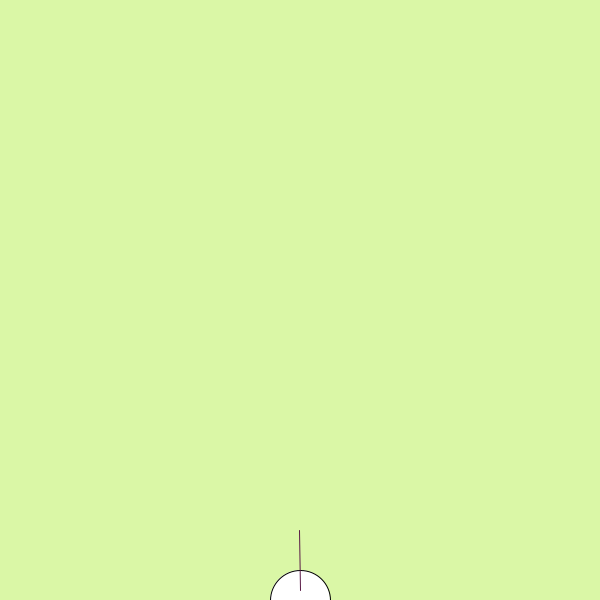
Frame 1 (no input)
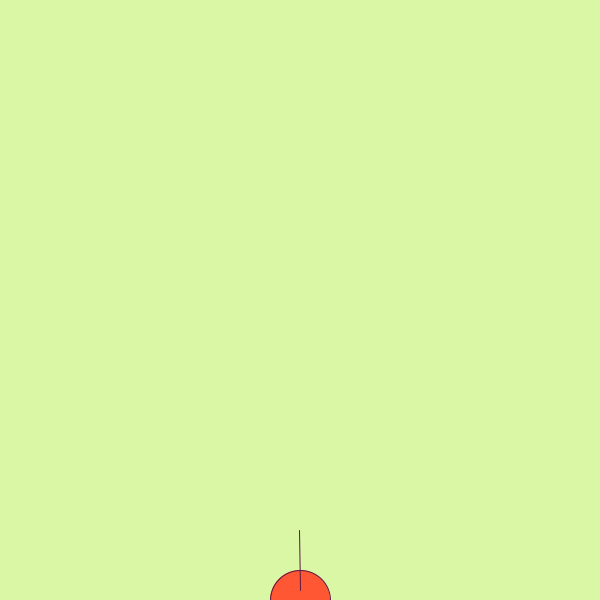
Frame 60 (the mouse pressed at the canvas centre just before this capture)
Frame 120 (the mouse held since frame 60 and released just before this capture): identical to frame 60, image omitted

The Processing sketch that drew these frames (run headless with seeded random() and noise(); from frame 60 on, the mouse is pressed at the canvas centre):

// Processing sketch: Buble_shooter
// ── Buble_shooter.pde
PVector pos, pos_canon;
float x, y, radio_elipse, dt, vel, dx, dy;
boolean disp;
float ang;
 
void setup() {
  size(600,600);
  radio_elipse = 60; // Radio de la base del cañón
  pos = new PVector(0,0);
  ang = -HALF_PI; // ángulo
  dt = 0.1;
  vel = 0.01; // Velocidad del disparo
  pos_canon = new PVector(); // Posición del extremo del cañón
  // Posición base del disparo
  dx = 0.0;
  dy = 0.0;
  disp = false; // Booleano del disparo
}
void draw() { 
  background(218, 247, 166);
   
  // Base del cañón
  ellipse (width / 2, height, radio_elipse, radio_elipse);
  stroke (88, 24, 69); // Borde de la elipse
  fill (255, 87, 51); // Relleno elipse
   
  // Movimiento del cañón
  pos_canon.x = radio_elipse * cos(ang);
  pos_canon.y = radio_elipse * sin(ang);
  // Posición del cañón
  translate(width / 2, height - 10);
  line(0, 0, pos_canon.x, pos_canon.y); // Cañón
  stroke (88, 24, 69); // Borde
  
  // Disparar
  if (disp == true){
    // Formato del disparo
    ellipse(dx, dy, 15, 15);
    stroke (88, 24, 69); // Borde de la elipse
    fill (255, 87, 51); // Relleno elipse
    // Cambio de posición del disparo
    dx += vel * dt + pos.x;
    dy += vel * dt + pos.y; 
  }
}

void keyPressed() {
  // Disparar
  if (key == ' ') {
    disp = true;
    // Reestablecer la posición inicial del disparo
    dx = 0.0;
    dy = 0.0;
    // Velocidad del disparo
    pos.x = pos_canon.x / 4;
    pos.y = pos_canon.y / 4;
  }
  // Mover cañón hacia la derecha
  if (keyCode == RIGHT) {
    // Evitar que apunte a zonas fuera de la pantalla
    if (ang < 0)
      ang += 0.01;
  }
  // Mover cañón hacia la izquierda
  if (keyCode == LEFT) {
    // Evitar que apunte a zonas fuera de la pantalla
    if (ang > -PI)
      ang -= 0.01;
  }
}
